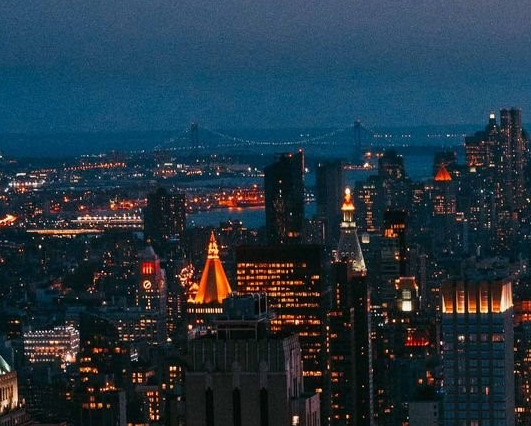
#> input picture Image Processing/imageproc.png, 531 x 426 px, found by its file name
$ python rotateImg.py
#> lines starting #> are read from the running program, lines starting #| are printed output that depends on the picture
from PIL import Image
image=Image.open("E:/python programs/Image Processing/imageproc.png")
#> image is the input picture: PIL image 531x426 RGBA; mean R, G, B, A 35.1, 53.3, 65.9, 255
rot_img=image.rotate(180)
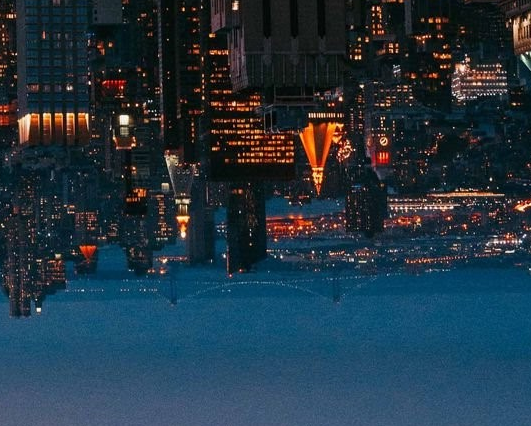
#> rot_img: PIL image 531x426 RGBA; mean R, G, B, A 35.1, 53.3, 65.9, 255
flipped=image.transpose(Image.FLIP_LEFT_RIGHT)
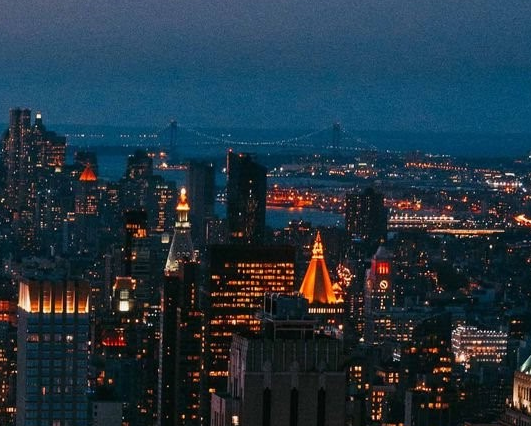
#> flipped: PIL image 531x426 RGBA; mean R, G, B, A 35.1, 53.3, 65.9, 255
rot_img.show()
flipped.show()
